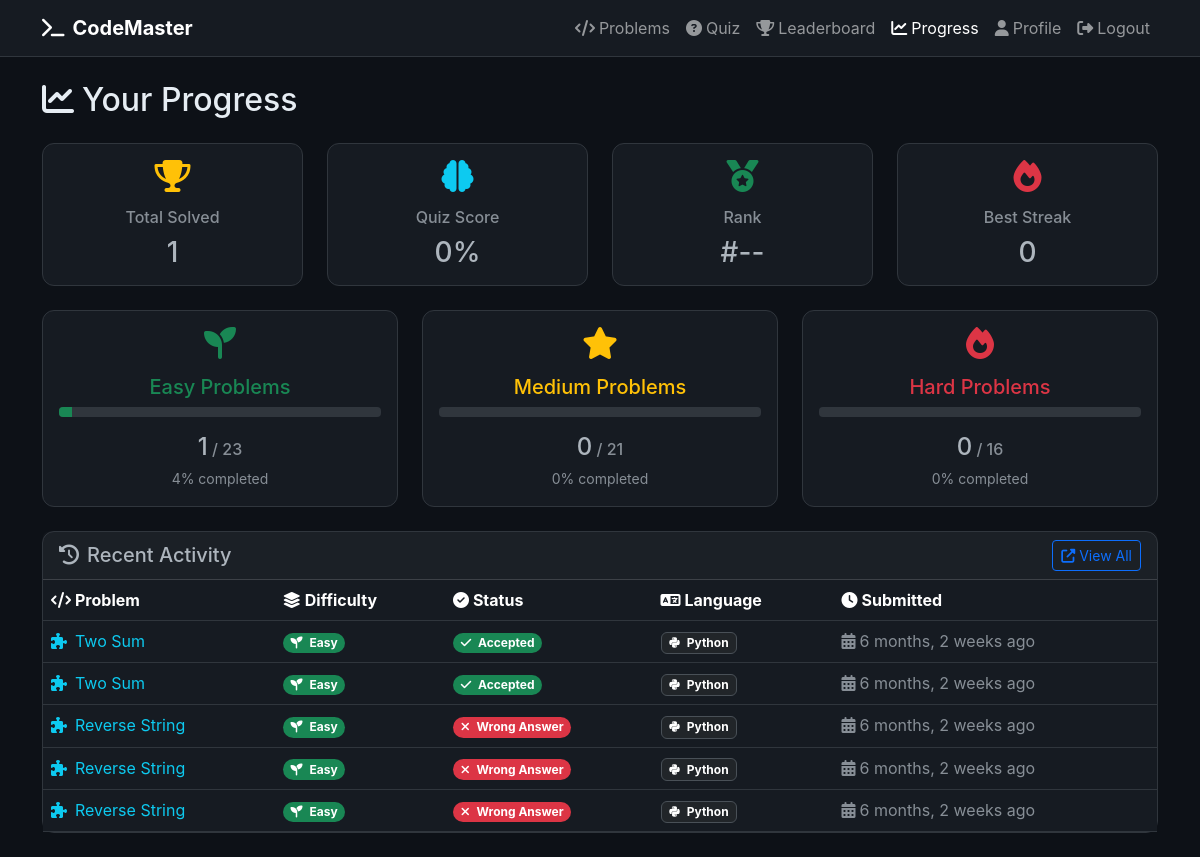
Page /users/progress/ (signed in) on the earlier database version.
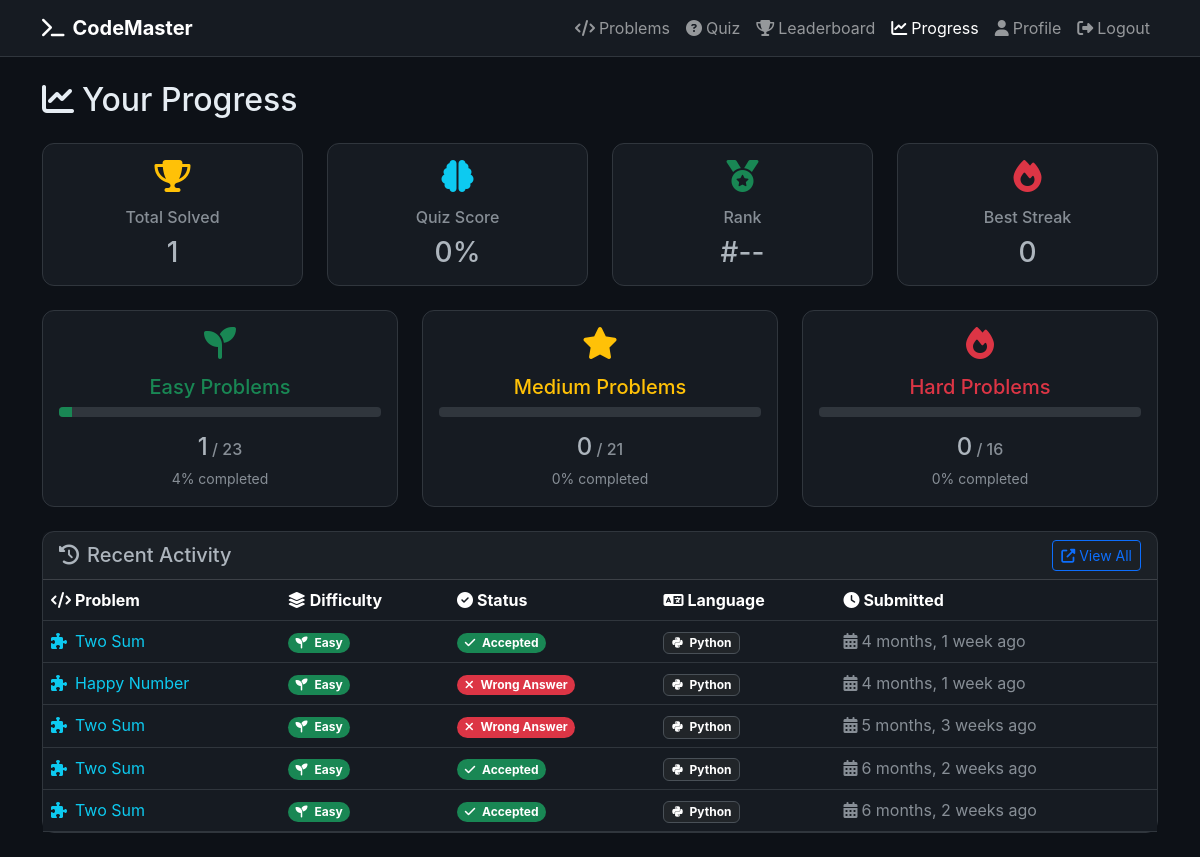
Same page on the later database version.
### submissions/models.py (models this page shows, shortened)
class Submission(models.Model):
    STATUS_CHOICES = [
        ('pending', 'Pending'),
        ('accepted', 'Accepted'),
        ('wrong_answer', 'Wrong Answer'),
        ('time_limit_exceeded', 'Time Limit Exceeded'),
        ('runtime_error', 'Runtime Error'),
        ('compilation_error', 'Compilation Error'),
    ]
    LANGUAGE_CHOICES = [
        ('python', 'Python'),
        ('java', 'Java'),
        ('javascript', 'JavaScript'),
    ]
    user = models.ForeignKey(User, on_delete=models.CASCADE)
    problem = models.ForeignKey(Problem, on_delete=models.CASCADE)
    code = models.TextField()
    language = models.CharField(max_length=20, choices=LANGUAGE_CHOICES)
    status = models.CharField(max_length=20, choices=STATUS_CHOICES, default='pending')
    runtime = models.FloatField(null=True, blank=True)
    memory_used = models.IntegerField(null=True, blank=True)
    submitted_at = models.DateTimeField(auto_now_add=True)
    ai_explanation = models.TextField(blank=True)
    class Meta:
        indexes = [
            models.Index(fields=['user', 'problem']),
            models.Index(fields=['status']),
        ]
        ordering = ['-submitted_at']

### problems/models.py (models this page shows, shortened)
class Problem(models.Model):
    DIFFICULTY_CHOICES = [
        ('easy', 'Easy'),
        ('medium', 'Medium'),
        ('hard', 'Hard'),
    ]
    title = models.CharField(max_length=200)
    slug = models.SlugField(unique=True)
    description = models.TextField()
    difficulty = models.CharField(max_length=10, choices=DIFFICULTY_CHOICES)
    category = models.ForeignKey(Category, on_delete=models.CASCADE)
    created_at = models.DateTimeField(auto_now_add=True)
    updated_at = models.DateTimeField(auto_now=True)
    class Meta:
        indexes = [
            models.Index(fields=['difficulty']),
            models.Index(fields=['category']),
        ]

### users/views.py (the view)
# urls.py: path('progress/', views.progress, name='progress'),
@login_required
def progress(request):
    user = request.user
    profile, created = UserProfile.objects.get_or_create(user=user)
    submissions = Submission.objects.filter(user=user).order_by('-submitted_at')
    easy_solved = submissions.filter(status='accepted', problem__difficulty='easy').values('problem').distinct().count()
    medium_solved = submissions.filter(status='accepted', problem__difficulty='medium').values('problem').distinct().count()
    hard_solved = submissions.filter(status='accepted', problem__difficulty='hard').values('problem').distinct().count()
    easy_total = Problem.objects.filter(difficulty='easy').count()
    medium_total = Problem.objects.filter(difficulty='medium').count()
    hard_total = Problem.objects.filter(difficulty='hard').count()
    progress_data = {
        'easy': {'solved': easy_solved, 'total': easy_total},
        'medium': {'solved': medium_solved, 'total': medium_total},
        'hard': {'solved': hard_solved, 'total': hard_total},
        'total_solved': easy_solved + medium_solved + hard_solved,
        'recent_submissions': submissions[:5],
        'streak': profile.current_streak,
        'longest_streak': profile.longest_streak
    }
    return render(request, 'users/progress.html', {'progress': progress_data})

### templates/users/progress.html (shortened to what the changed rows need)
<!DOCTYPE html>
<html lang="en" data-bs-theme="dark">
<head>
    <link href="https://cdn.jsdelivr.net/npm/bootstrap@5.3.0/dist/css/bootstrap.min.css" rel="stylesheet">
    <link href="https://cdnjs.cloudflare.com/ajax/libs/font-awesome/6.4.0/css/all.min.css" rel="stylesheet">
</head>
<body>
    <div class="container py-4">
        <div class="d-flex align-items-center mb-4">
            <h2 class="mb-0 me-3"><i class="fas fa-chart-line me-2"></i>Your Progress</h2>
        </div>
        <div class="card">
            <div class="table-responsive">
                <table class="table table-dark table-hover mb-0">
                    <thead>
                        <tr>
                            <th><i class="fas fa-code me-1"></i>Problem</th>
                            <th><i class="fas fa-layer-group me-1"></i>Difficulty</th>
                            <th><i class="fas fa-check-circle me-1"></i>Status</th>
                            <th><i class="fas fa-language me-1"></i>Language</th>
                            <th><i class="fas fa-clock me-1"></i>Submitted</th>
                        </tr>
                    </thead>
                    <tbody>
                        {% for submission in progress.recent_submissions %}
                        <tr>
                            <td>
                                <a href="/problems/{{ submission.problem.slug }}/" class="text-decoration-none text-info">
                                    <i class="fas fa-puzzle-piece me-2"></i>{{ submission.problem.title }}
                                </a>
                            </td>
                            <td>
                                <span class="badge rounded-pill
                                    {% if submission.problem.difficulty == 'easy' %}bg-success
                                    {% elif submission.problem.difficulty == 'medium' %}bg-warning text-dark
                                    {% else %}bg-danger{% endif %}">
                                    {% if submission.problem.difficulty == 'easy' %}<i class="fas fa-seedling me-1"></i>
                                    {% elif submission.problem.difficulty == 'medium' %}<i class="fas fa-star me-1"></i>
                                    {% else %}<i class="fas fa-fire me-1"></i>{% endif %}
                                    {{ submission.problem.get_difficulty_display }}
                                </span>
                            </td>
                            <td>
                                <span class="badge rounded-pill
                                    {% if submission.status == 'accepted' %}bg-success
                                    {% elif submission.status == 'wrong_answer' %}bg-danger
                                    {% elif submission.status == 'time_limit_exceeded' %}bg-warning text-dark
                                    {% else %}bg-secondary{% endif %}">
                                    {% if submission.status == 'accepted' %}<i class="fas fa-check me-1"></i>
                                    {% elif submission.status == 'wrong_answer' %}<i class="fas fa-times me-1"></i>
                                    {% elif submission.status == 'time_limit_exceeded' %}<i class="fas fa-clock me-1"></i>
                                    {% else %}<i class="fas fa-exclamation me-1"></i>{% endif %}
                                    {{ submission.get_status_display }}
                                </span>
                            </td>
                            <td>
                                <span class="badge bg-dark border">
                                    {% if submission.language == 'python' %}<i class="fab fa-python me-1"></i>
                                    {% elif submission.language == 'java' %}<i class="fab fa-java me-1"></i>
                                    {% elif submission.language == 'javascript' %}<i class="fab fa-js me-1"></i>
                                    {% else %}<i class="fas fa-code me-1"></i>{% endif %}
                                    {{ submission.get_language_display }}
                                </span>
                            </td>
                            <td class="text-muted">
                                <i class="fas fa-calendar-alt me-1"></i>{{ submission.submitted_at|timesince }} ago
                            </td>
                        </tr>
                        {% endfor %}
                    </tbody>
                </table>
            </div>
        </div>
    </div>
</body>
</html>

Differences in the rows shown:
no longer on this page (row unchanged): Submission: problem "Reverse String", problem.difficulty "Easy", status "Wrong Answer", language "Python", submitted_at "6 months, 2 weeks"
no longer on this page (row unchanged): Submission: problem "Reverse String", problem.difficulty "Easy", status "Wrong Answer", language "Python", submitted_at "6 months, 2 weeks"
no longer on this page (row unchanged): Submission: problem "Reverse String", problem.difficulty "Easy", status "Wrong Answer", language "Python", submitted_at "6 months, 2 weeks"
added Submission: problem "Two Sum", problem.difficulty "Easy", status "Accepted", language "Python", submitted_at "4 months, 1 week"
added Submission: problem "Happy Number", problem.difficulty "Easy", status "Wrong Answer", language "Python", submitted_at "4 months, 1 week"
added Submission: problem "Two Sum", problem.difficulty "Easy", status "Wrong Answer", language "Python", submitted_at "5 months, 3 weeks"
